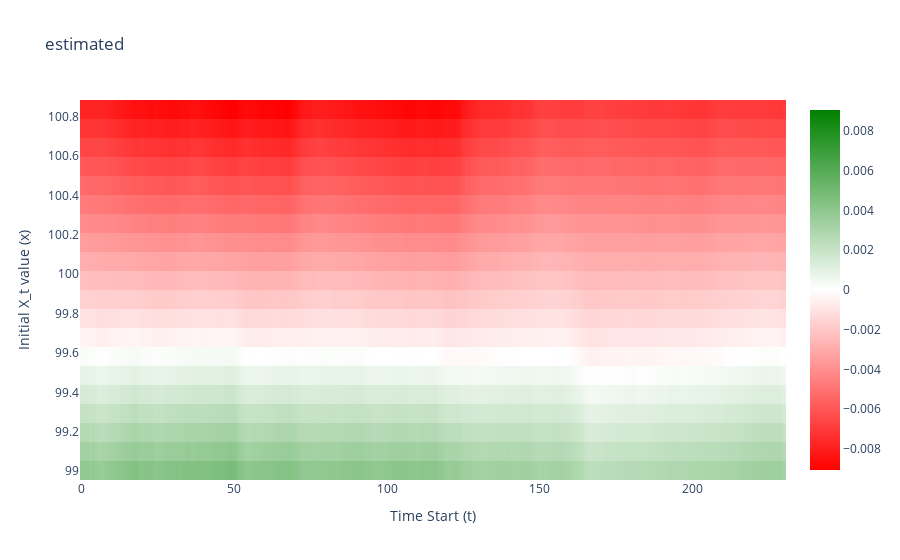
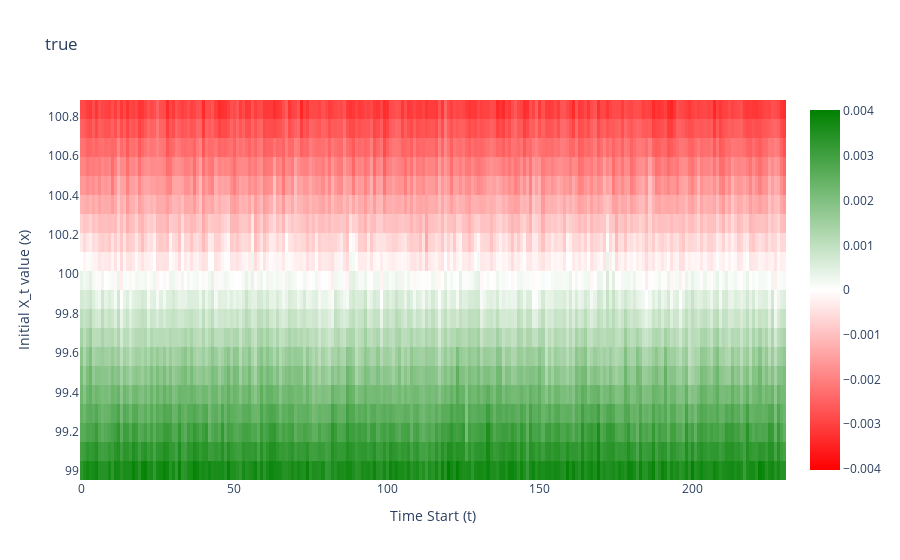

The code cell stored with these charts, in order, in its notebook:
### Code cell
mc.plot_interpolated()

### Figure 1 — Plotly figure (JSON) as saved in the notebook; plotly's stock layout.template omitted (floating-point values rounded to 4 significant figures; data arrays with more than 128 entries replaced by an {"elided": "..."} marker saying what was removed)
{"data": [{"coloraxis": "coloraxis", "type": "heatmap", "x": {"elided": "231 int values"}, "y": [99.0, 99.1, 99.2, 99.29, 99.39, 99.49, 99.58, 99.68, 99.78, 99.87, 99.97, 100.1, 100.2, 100.3, 100.4, 100.5, 100.5, 100.6, 100.7, 100.8], "z": {"elided": "20x231 float values"}, "zmax": 0.009067, "zmin": -0.009067}], "layout": {"coloraxis": {"cmax": 0.009067, "cmin": -0.009067, "colorscale": [[0, "red"], [0.5, "white"], [1, "green"]]}, "title": {"text": "estimated"}, "xaxis": {"title": {"text": "Time Start (t)"}}, "yaxis": {"title": {"text": "Initial X_t value (x)"}}}}

### Figure 2 — Plotly figure (JSON) as saved in the notebook; plotly's stock layout.template omitted (floating-point values rounded to 4 significant figures; data arrays with more than 128 entries replaced by an {"elided": "..."} marker saying what was removed)
{"data": [{"coloraxis": "coloraxis", "type": "heatmap", "x": {"elided": "231 int values"}, "y": [99.0, 99.1, 99.2, 99.29, 99.39, 99.49, 99.58, 99.68, 99.78, 99.87, 99.97, 100.1, 100.2, 100.3, 100.4, 100.5, 100.5, 100.6, 100.7, 100.8], "z": {"elided": "20x231 float values"}, "zmax": 0.004027, "zmin": -0.004027}], "layout": {"coloraxis": {"cmax": 0.004027, "cmin": -0.004027, "colorscale": [[0, "red"], [0.5, "white"], [1, "green"]]}, "title": {"text": "true"}, "xaxis": {"title": {"text": "Time Start (t)"}}, "yaxis": {"title": {"text": "Initial X_t value (x)"}}}}
